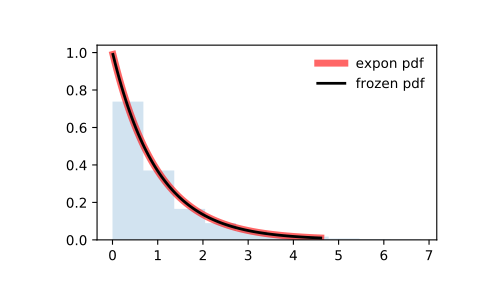

Recreate this plot in Python.
from scipy.stats import expon
import matplotlib.pyplot as plt
fig, ax = plt.subplots(1, 1)

# Calculate a few first moments:

mean, var, skew, kurt = expon.stats(moments='mvsk')

# Display the probability density function (``pdf``):

x = np.linspace(expon.ppf(0.01),
                expon.ppf(0.99), 100)
ax.plot(x, expon.pdf(x),
       'r-', lw=5, alpha=0.6, label='expon pdf')

# Alternatively, the distribution object can be called (as a function)
# to fix the shape, location and scale parameters. This returns a "frozen"
# RV object holding the given parameters fixed.

# Freeze the distribution and display the frozen ``pdf``:

rv = expon()
ax.plot(x, rv.pdf(x), 'k-', lw=2, label='frozen pdf')

# Check accuracy of ``cdf`` and ``ppf``:

vals = expon.ppf([0.001, 0.5, 0.999])
np.allclose([0.001, 0.5, 0.999], expon.cdf(vals))
# True

# Generate random numbers:

r = expon.rvs(size=1000)

# And compare the histogram:

ax.hist(r, density=True, histtype='stepfilled', alpha=0.2)
ax.legend(loc='best', frameon=False)
plt.show()
